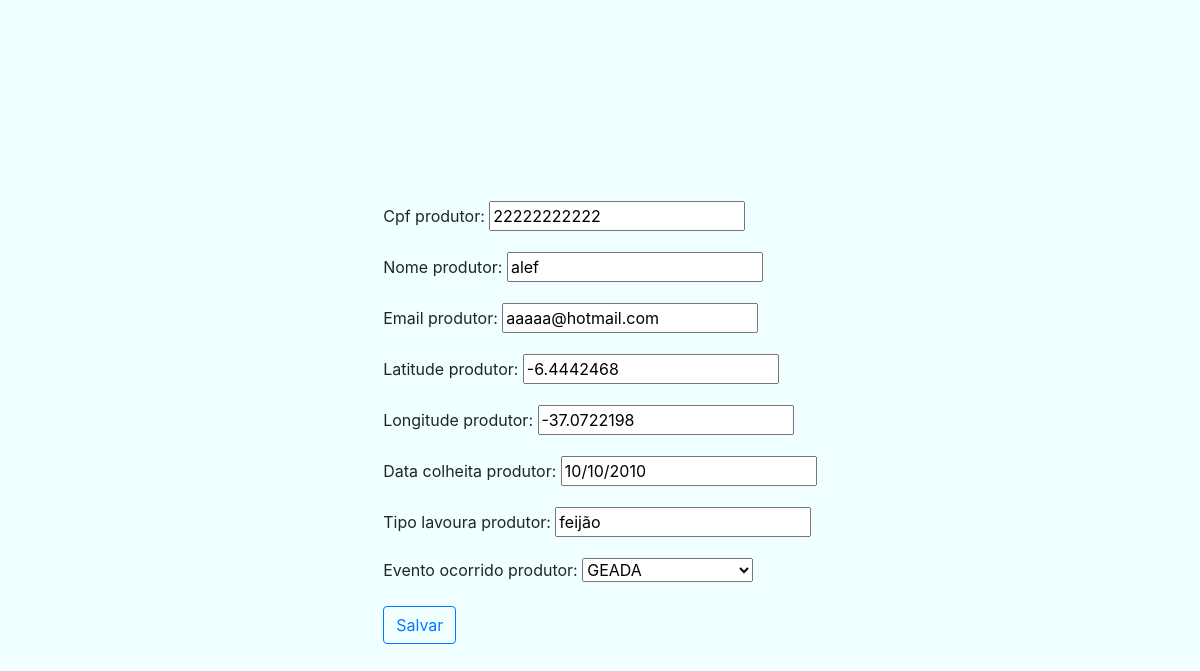
The app's page /update_comunication/22222222222/ with its own data.
### Manager/models.py (models this page shows)
class Loss_comunication(models.Model):
    EVENTO_CHOICES = (
        ("CHUVA EXCESSIVA","CHUVA EXCESSIVA"),
        ("GEADA","GEADA"),
        ("GRANIZO","GRANIZO"),
        ("SECA","SECA"),
        ("VENDAVAL","VENDAVAL"),
        ("RAIO","RAIO")
    )
    nome_produtor = models.CharField(max_length=75)
    email_produtor = models.EmailField()
    cpf_produtor = models.CharField(max_length=11,primary_key=True)
    latitude_produtor = models.CharField(max_length=200)
    longitude_produtor = models.CharField(max_length=200)
    tipo_lavoura_produtor = models.CharField(max_length=75)
    data_colheita_produtor = models.CharField(max_length=11)
    evento_ocorrido_produtor = models.CharField(max_length=75,choices=EVENTO_CHOICES,default=None)

### Manager/views.py (the view)
# urls.py: path('update_comunication/<int:id_update>/',update_comunication ,name="update_comunication" ),
def update_comunication(request,id_update):
    comunication = Loss_comunication.objects.get(cpf_produtor=id_update)
    form = FormLossComunication(request.POST or None, instance=comunication)
    if form.is_valid():
        form.save()
        return redirect('list_comunication')
    return render(request,'updateComunication.html',{'chave_update_comunication':form})

### Manager/forms.py
class FormLossComunication(forms.ModelForm):
    class Meta:
        model = Loss_comunication
        fields = ['cpf_produtor','nome_produtor','email_produtor','latitude_produtor','longitude_produtor','data_colheita_produtor','tipo_lavoura_produtor','evento_ocorrido_produtor']

### Manager/templates/updateComunication.html (shortened to what this page needs)
{%load static%}
<head>
    <link rel="stylesheet" href="{% static 'css/styleUpdate.css' %}">
    <link rel="stylesheet" href="https://cdn.jsdelivr.net/npm/bootstrap@4.0.0/dist/css/bootstrap.min.css"
>
</head>
<body>
    <div class="container_update">
        <div class="box_update">
            <form method="post">
                {{chave_update_comunication.as_p}}
                <button type="submit" class="btn btn-outline-primary">Salvar</button>
            </form>
        </div>
    </div>
</body>
</html>

### Manager/static/css/styleUpdate.css (style rules this page uses)
.container_update { width: 100%; height: 100%; background-color: azure; padding-top: 5%; margin-top: auto; display: flex; justify-content:center; align-items: center; }
.box_update { min-width: none; max-width: none; }
body { background-color: azure; }

### records on screen
Loss_comunication: cpf_produtor "22222222222", nome_produtor "alef", email_produtor "aaaaa@hotmail.com", latitude_produtor "-6.4442468", longitude_produtor "-37.0722198", data_colheita_produtor "10/10/2010", tipo_lavoura_produtor "feijão", evento_ocorrido_produtor "GEADA"
